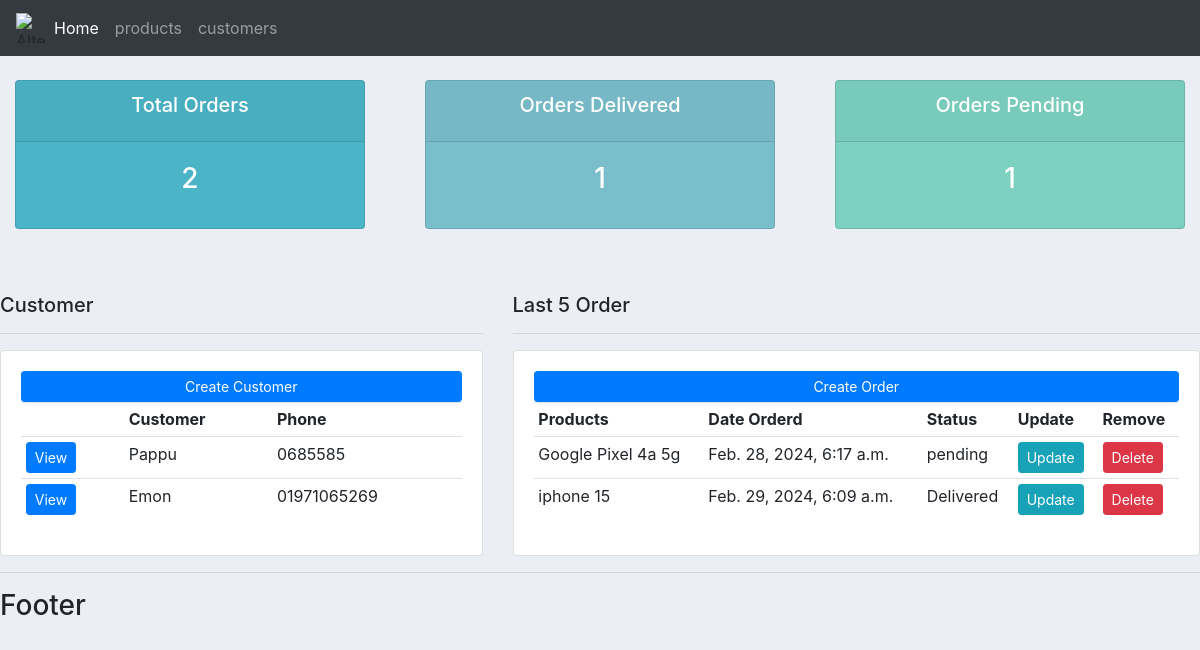
Before: / with the older database file.
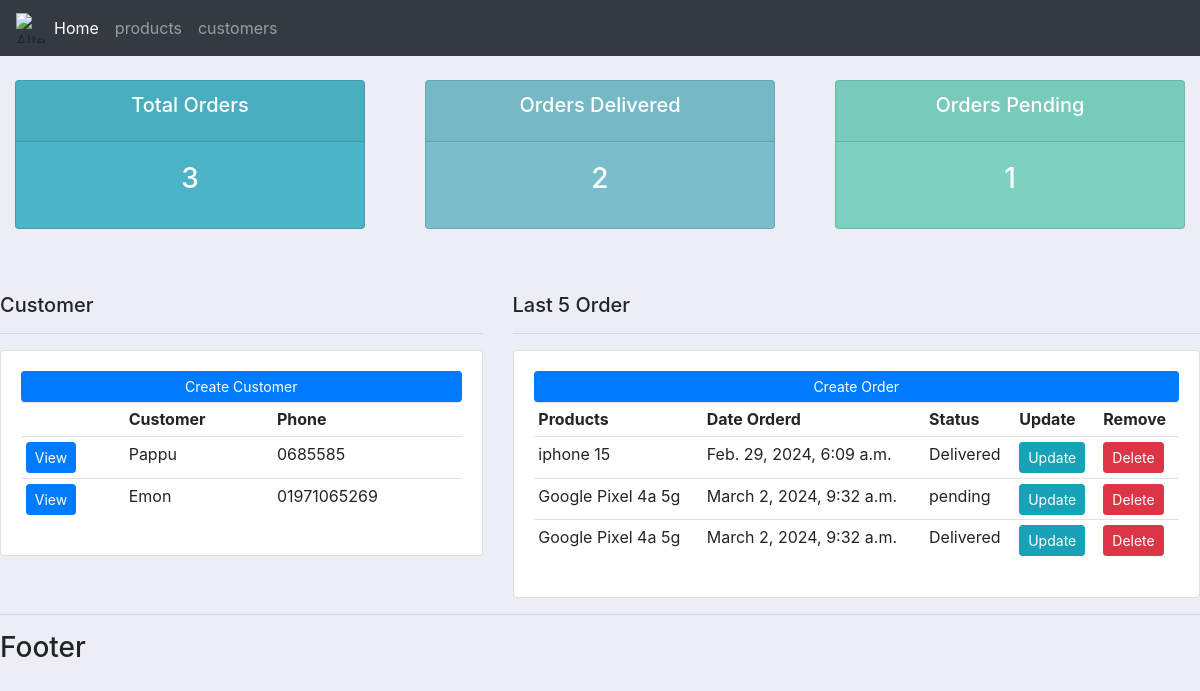
After: the same page with the newer database file.
### account/models.py (models this page shows, shortened)
class Customer(models.Model):
	name = models.CharField(max_length=200, null=True)
	phone = models.CharField(max_length=200, null=True)
	email = models.CharField(max_length=200, null=True)
	date_created = models.DateTimeField(auto_now_add=True, null=True)

class Order(models.Model):
    STATUS = (
        ('pending', 'pending'),
        ('out of delivery', 'out of delivery'),
        ('Delivered', 'Delivered'),
    )
    customer = models.ForeignKey(Customer, null=True, on_delete=models.SET_NULL)
    product = models.ForeignKey(Products, null=True, on_delete=models.SET_NULL)
    date_created = models.DateTimeField(auto_now_add=True, null=True)
    status = models.CharField(max_length=200, null=True, choices=STATUS)
    tag= models.ManyToManyField(Tag)

class Products(models.Model):
    CATEGORY = (
        ('indoor', 'Indoor'),
        ('outdoor', 'Outdoor'),
    )
    name = models.CharField(max_length=200, null=True)
    price = models.FloatField(null=True)
    category = models.CharField(max_length=200, null=True, choices=CATEGORY)
    date_created = models.DateTimeField(auto_now_add=True, null=True)
    tag = models.ManyToManyField(Tag)
    def __str__(self):
        return self.name

### account/views.py (the view)
# urls.py: path('', views.home, name ='home'),          # No spaces around the path string
def home(request):
      orders = Order.objects.all()
      customers = Customer.objects.all()
      total_customers = customers.count()
      total_orders = orders.count()
      delivered = orders.filter(status='Delivered').count()
      pending = orders.filter(status='pending').count()
      context = {'orders':orders, 'customers': customers,
       'total_customers':total_customers, 'total_orders': total_orders,
        'delivered':delivered, 'pending':pending}
      return render(request,'account/deshboard.html' ,context)

### account/templates/account/deshboard.html (shortened to what this page needs)
{% extends 'account/main.html' %}
{% block content %}
{% include 'account/status.html' %}
<br>
<br>
<div class="row">
    <div class="col-md-5">
        <h5>Customer</h5>
        <hr>
        <div class="card card-body">
            <a href="" class="btn btn-primary btn-sm btn-block"> Create Customer</a>
            <table class="table table-sm">
                <tr>
                    <th></th>
                    <th>Customer</th>
                    <th>Phone</th>
                </tr>
                {% for customer in customers %}
                        <tr>
                            <td><a href="{% url 'customers' customer.id %}" class="btn btn-sm btn-primary">View</a></td>
                            <td>{{customer.name}}</td>
                            <td>{{customer.phone}}</td>
                        </tr>
                {% endfor %}
            </table>
        </div>
    </div>
    <div class="col-md-7">
        <h5>Last 5 Order</h5>
        <hr>
        <div class="card card-body">
            <a href="{% url 'create_order' %}" class="btn btn-primary btn-sm btn-block"> Create Order</a>
            <table class="table table-sm">
                <tr>
                    <th>Products</th>
                    <th>Date Orderd</th>
                    <th>Status</th>
                    <th>Update</th>
                    <th>Remove</th>
                </tr>
                {% for order in orders %}
                <tr>
                    <td>{{order.product}}</td>
                    <td>{{order.date_created}}</td>
                    <td>{{order.status}}</td>
                    <td><a href="{% url 'update_order' order.id %}" class="btn btn-sm btn-info">Update</a></td>
                    <td><a href="{% url 'delete_order' order.id %}" class="btn btn-sm btn-danger">Delete</a></td>
                </tr>
        {% endfor %}
            </table>
        </div>
    </div>
</div>
{% endblock %}

### account/templates/account/main.html (shortened to what this page needs)
{% load static %}
<!DOCTYPE html>
<html lang="en">
<head>
    <link rel="stylesheet" href="https://cdn.jsdelivr.net/npm/bootstrap@4.0.0/dist/css/bootstrap.min.css">
    <link rel="stylesheet" type="text/css" href="{% static 'css/main.css' %}">
<body>
    {% include 'account/navbar.html' %}
   {% block content%}
   {% endblock %}
    <hr>
    <h3>Footer</h3>
</body>
</html>

### account/templates/account/navbar.html (shortened to what this page needs)
{% load static %}
<nav class="navbar navbar-expand-lg navbar-dark bg-dark">
  <img src="{% static 'images/bifpcl.jpg' %}" alt="Alternative text" width="30" height="30">
    <div class="collapse navbar-collapse" id="navbarNav">
      <ul class="navbar-nav">
        <li class="nav-item active">
          <a class="nav-link" href="{% url 'home' %}">Home <span class="sr-only">(current)</span></a>
        </li>
        <li class="nav-item">
          <a class="nav-link" href="{% url 'products' %}">products</a>
        </li>
        <li class="nav-item">
          <a class="nav-link" href="">customers</a>
        </li>
      </ul>
    </div>
  </nav>

### account/templates/account/status.html
<br>
<div class="row">
    <div class="col">
        <div class="col-md">
            <div class="card text-center text-white mb-3" id="total-orders">
                <div class="card-header">
                    <h5 class="card-title">Total Orders</h5>
                </div>
                <div class="card-body">
                    <h3 class="card-title">{{total_orders}}</h3>
                </div>
            </div>
        </div>
    </div>
    <div class="col">
        <div class="col-md">
            <div class="card text-center text-white mb-3" id="orders-delivered">
                <div class="card-header">
                    <h5 class="card-title">Orders Delivered</h5>
                </div>
                <div class="card-body">
                    <h3 class="card-title">{{delivered}}</h3>
                </div>
            </div>
        </div>
    </div>
    <div class="col">
        <div class="col-md">
            <div class="card text-center text-white mb-3" id="orders-pending">
                <div class="card-header">
                    <h5 class="card-title">Orders Pending</h5>
                </div>
                <div class="card-body">
                    <h3 class="card-title">{{pending}}</h3>
                </div>
            </div>
        </div>
    </div>
</div>

### account/static/css/main.css (style rules this page uses)
body { background-color: #ebeff5; }
#total-orders { background-color: #4cb4c7; }
#orders-delivered { background-color: #7abecc; }
#orders-pending { background-color: #7CD1C0; }

Changed rows visible on the page:
removed Order: product "Google Pixel 4a 5g", date_created "Feb. 28, 2024, 6:17 a.m.", status "pending"
added Order: product "Google Pixel 4a 5g", date_created "March 2, 2024, 9:32 a.m.", status "pending"
added Order: product "Google Pixel 4a 5g", date_created "March 2, 2024, 9:32 a.m.", status "Delivered"
Other visible differences:
{{ total_orders }}: "2" → "3"
{{ delivered }}: "1" → "2"
